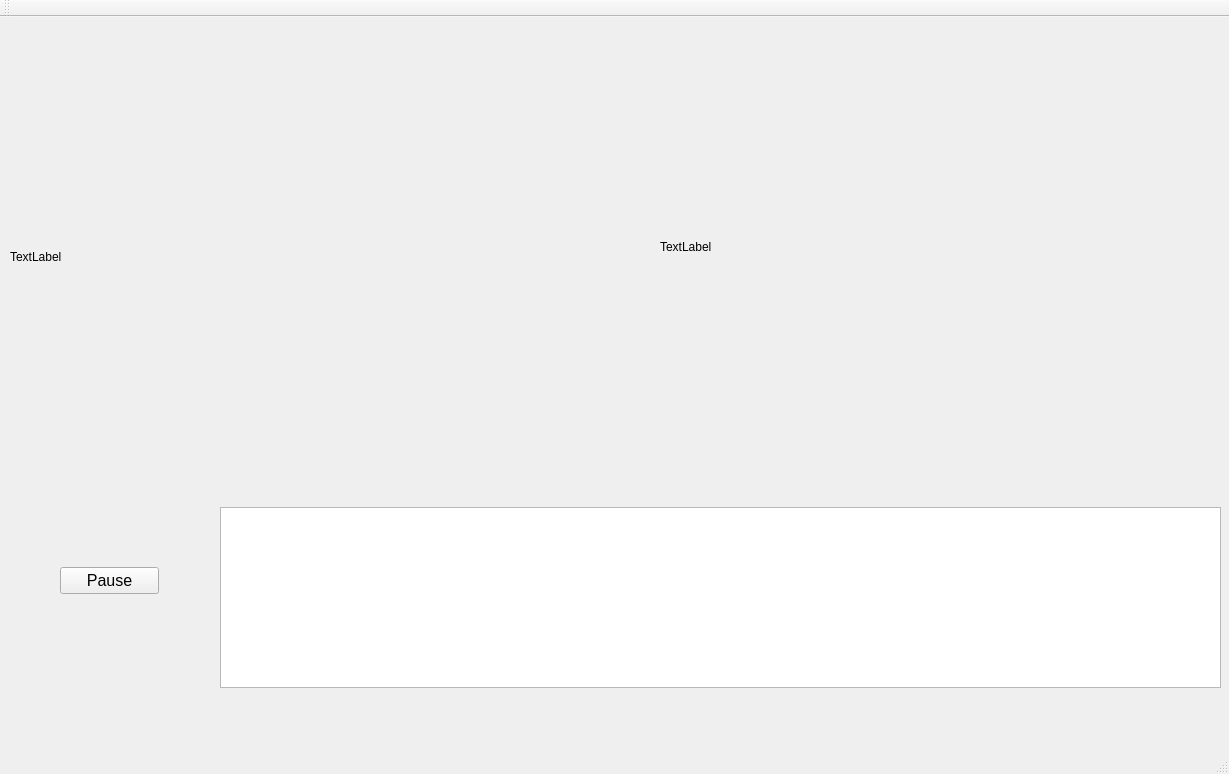
<?xml version="1.0" encoding="UTF-8"?>
<ui version="4.0">
 <class>MainWindow</class>
 <widget class="QMainWindow" name="MainWindow">
  <property name="geometry">
   <rect>
    <x>0</x>
    <y>0</y>
    <width>1229</width>
    <height>774</height>
   </rect>
  </property>
  <property name="windowTitle">
   <string>MainWindow</string>
  </property>
  <widget class="QWidget" name="centralWidget">
   <widget class="QLabel" name="lblOriginal">
    <property name="geometry">
     <rect>
      <x>10</x>
      <y>0</y>
      <width>640</width>
      <height>480</height>
     </rect>
    </property>
    <property name="autoFillBackground">
     <bool>true</bool>
    </property>
    <property name="text">
     <string>TextLabel</string>
    </property>
   </widget>
   <widget class="QLabel" name="lblProcessed">
    <property name="geometry">
     <rect>
      <x>660</x>
      <y>-10</y>
      <width>571</width>
      <height>480</height>
     </rect>
    </property>
    <property name="autoFillBackground">
     <bool>true</bool>
    </property>
    <property name="text">
     <string>TextLabel</string>
    </property>
   </widget>
   <widget class="QPushButton" name="btnPauseOnResume">
    <property name="geometry">
     <rect>
      <x>60</x>
      <y>550</y>
      <width>99</width>
      <height>27</height>
     </rect>
    </property>
    <property name="font">
     <font>
      <pointsize>12</pointsize>
     </font>
    </property>
    <property name="text">
     <string>Pause</string>
    </property>
   </widget>
   <widget class="QPlainTextEdit" name="txtXYRadius">
    <property name="geometry">
     <rect>
      <x>220</x>
      <y>490</y>
      <width>1001</width>
      <height>181</height>
     </rect>
    </property>
    <property name="font">
     <font>
      <family>Ubuntu Mono</family>
      <pointsize>10</pointsize>
     </font>
    </property>
    <property name="readOnly">
     <bool>true</bool>
    </property>
   </widget>
  </widget>
  <widget class="QMenuBar" name="menuBar">
   <property name="geometry">
    <rect>
     <x>0</x>
     <y>0</y>
     <width>1229</width>
     <height>25</height>
    </rect>
   </property>
  </widget>
  <widget class="QToolBar" name="mainToolBar">
   <attribute name="toolBarArea">
    <enum>TopToolBarArea</enum>
   </attribute>
   <attribute name="toolBarBreak">
    <bool>false</bool>
   </attribute>
  </widget>
  <widget class="QStatusBar" name="statusBar"/>
 </widget>
 <layoutdefault spacing="6" margin="11"/>
 <resources/>
 <connections/>
</ui>
